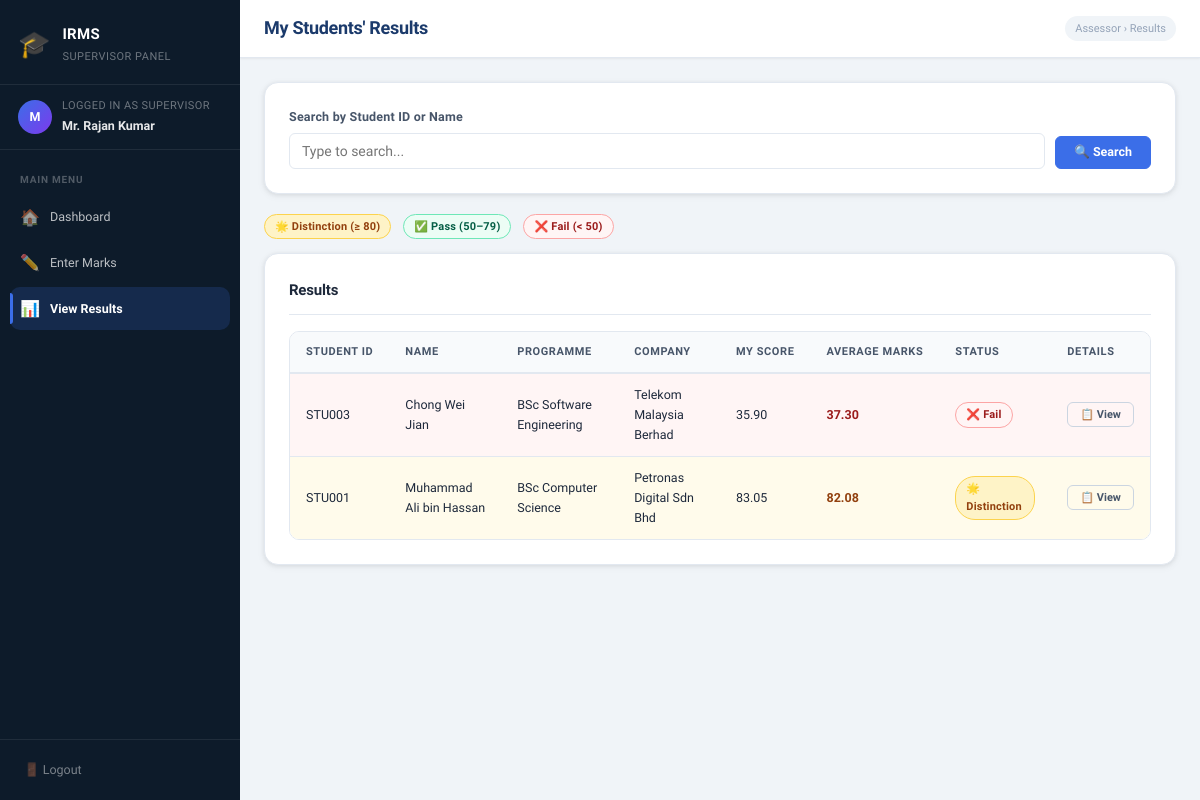
Screenshot of /assessor/view_results.php (signed in) with the database file from the repository.
### tables this page shows
CREATE TABLE `internship` (
  `internship_id` int NOT NULL,
  `student_id` varchar(20) NOT NULL,
  `lecturer_id` varchar(20) DEFAULT NULL,
  `supervisor_id` varchar(20) DEFAULT NULL,
  `company_id` int DEFAULT NULL,
  `s_marks_id` int DEFAULT NULL,
  `l_marks_id` int DEFAULT NULL,
  `duration` int DEFAULT NULL,
  `average_marks` decimal(6,2) DEFAULT NULL
);

CREATE TABLE `student` (
  `student_id` varchar(20) NOT NULL,
  `student_name` varchar(100) NOT NULL,
  `student_password` varchar(100) NOT NULL,
  `student_email` varchar(100) DEFAULT NULL,
  `programme` varchar(100) DEFAULT NULL
);

CREATE TABLE `company` (
  `company_id` int NOT NULL,
  `company_name` varchar(150) NOT NULL
);

### assessor/view_results.php (the view, shortened to what this page needs)
<?php
require_once "../connection.php";
include "header.php";
$uid  = $_SESSION['user_id'];
$role = $_SESSION['role'];
$colFilter = ($role == 'supervisor') ? 'supervisor_id' : 'lecturer_id';
$search = isset($_GET['search']) ? mysqli_real_escape_string($conn, trim($_GET['search'])) : '';
$extra  = $search ? "AND (s.student_id LIKE '%$search%' OR s.student_name LIKE '%$search%')" : '';
$sql = "SELECT i.internship_id, i.average_marks, i.s_marks_id, i.l_marks_id,
               s.student_id, s.student_name, s.programme,
               c.company_name
        FROM internship i
        JOIN student s    ON i.student_id   = s.student_id
        LEFT JOIN company c ON i.company_id = c.company_id
        WHERE i.$colFilter = '$uid' $extra
        ORDER BY s.student_name";
$results = mysqli_query($conn, $sql);
?>
<div class="topbar">
    <h1>My Students' Results</h1>
    <span class="breadcrumb">Assessor &rsaquo; Results</span>
</div>
<div class="page-body">
<div class="card">
    <form method="GET" style="display:flex; gap:10px; align-items:flex-end;">
        <div class="form-group mb-0" style="flex:1">
            <label>Search by Student ID or Name</label>
            <input type="text" name="search" value="<?= htmlspecialchars($search) ?>" placeholder="Type to search...">
        </div>
        <button type="submit" class="btn btn-primary">🔍 Search</button>
    </form>
</div>
<div style="display:flex; gap:12px; margin-bottom:14px; flex-wrap:wrap;">
    <span class="badge badge-distinction">🌟 Distinction (≥ 80)</span>
    <span class="badge badge-pass">✅ Pass (50–79)</span>
    <span class="badge badge-fail">❌ Fail (&lt; 50)</span>
</div>
<div class="card">
    <div class="card-title">Results</div>
    <div class="table-wrap">
    <table>
        <thead>
            <tr>
                <th>Student ID</th>
                <th>Name</th>
                <th>Programme</th>
                <th>Company</th>
                <th>My Score</th>
                <th>Average Marks</th>
                <th>Status</th>
                <th>Details</th>
            </tr>
        </thead>
        <tbody>
        <?php while ($row = mysqli_fetch_assoc($results)):
            $avg = $row['average_marks'];
            $myScore = null;
            if ($role == 'supervisor' && $row['s_marks_id']) {
                $smid   = (int)$row['s_marks_id'];
                $stRes  = mysqli_query($conn, "SELECT SUM(total_marks) as t FROM supervisor_marks WHERE s_marks_id=$smid");
                $myScore = (float)mysqli_fetch_assoc($stRes)['t'];
            } elseif ($role == 'lecturer' && $row['l_marks_id']) {
                $lmid   = (int)$row['l_marks_id'];
                $ltRes  = mysqli_query($conn, "SELECT SUM(total_marks) as t FROM lecturer_marks WHERE l_marks_id=$lmid");
                $myScore = (float)mysqli_fetch_assoc($ltRes)['t'];
            }
            $rowClass = 'result-row';
            $badge    = '<span class="text-muted">Pending</span>';
            if ($avg !== null) {
                if ($avg >= 80) {
                    $rowClass .= ' row-distinction';
                    $badge = '<span class="badge badge-distinction">🌟 Distinction</span>';
                } elseif ($avg >= 50) {
                    $rowClass .= ' row-pass';
                    $badge = '<span class="badge badge-pass">✅ Pass</span>';
                } else {
                    $rowClass .= ' row-fail';
                    $badge = '<span class="badge badge-fail">❌ Fail</span>';
                }
            }
        ?>
        <tr class="<?= $rowClass ?>">
            <td><?= htmlspecialchars($row['student_id']) ?></td>
            <td><?= htmlspecialchars($row['student_name']) ?></td>
            <td><?= htmlspecialchars($row['programme']) ?></td>
            <td><?= htmlspecialchars($row['company_name'] ?? '—') ?></td>
            <td>
                <?= $myScore !== null ? number_format($myScore, 2) : '<span class="text-muted">Not entered</span>' ?>
            </td>
            <td class="mark-value">
                <?= $avg !== null ? '<strong>'.number_format($avg,2).'</strong>' : '<span class="text-muted">—</span>' ?>
            </td>
            <td><?= $badge ?></td>
            <td>
                <a href="result_detail.php?iid=<?= $row['internship_id'] ?>" class="btn btn-outline btn-sm">📋 View</a>
            </td>
        </tr>
        <?php endwhile; ?>
        </tbody>
    </table>
    </div>
</div>
</div>
<?php include "footer.php"; ?>

### rows the page displays
internship: student.student_id "STU003", student.student_name "Chong Wei Jian", student.programme "BSc Software Engineering", company.company_name "Telekom Malaysia Berhad", myScore "35.90", average_marks "37.30", shows "❌ Fail"
internship: student.student_id "STU001", student.student_name "Muhammad Ali bin Hassan", student.programme "BSc Computer Science", company.company_name "Petronas Digital Sdn Bhd", myScore "83.05", average_marks "82.08", shows "🌟 Distinction"

### other values shown
$assessorRole "SUPERVISOR"
$initials "M"
$_SESSION['name'] "Mr. Rajan Kumar"
